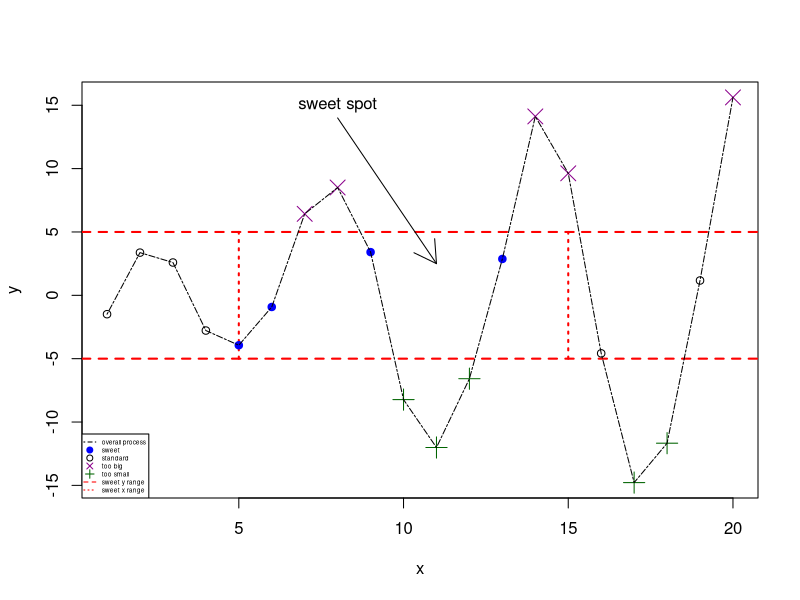

Recreate this plot in R.
#data
x <- 1:20
y <-c(-1.49,3.37,2.59,-2.78,-3.94,-0.92,6.43,8.51,3.41,-8.23,-12.01,-6.58,2.87,14.12,9.63,-4.58,-14.78,-11.67,1.17,15.62)

#plotting

plot(x, y, type="n", main="")

#draw lines
abline(h=c(-5,5), col="red", lty=2, lwd=2)
segments(x0=c(5,15), y0=c(-5,-5), x1=c(5,15), y1=c(5,5),col="red", lty=3, lwd=2)

#draw points
points(x[y>=5], y[y>=5], pch=4, col="darkmagenta", cex=2)
points(x[y<=-5],y[y<=-5],pch=3,col="darkgreen",cex=2)
points(x[(x>=5&x<=15)&(y>-5&y<5)], y[(x>=5&x<=15)&(y>-5&y<5)], pch=19, col="blue")
points(x[(x<5|x>15)&(y>-5&y<5)], y[(x<5|x>15)&(y>-5&y<5)])


lines(x, y, lty=6)
arrows(x0=8, y0=14, x1=11, y1=2.5)
text(x=8, y=15, labels="sweet spot")

legend("bottomleft",legend=c("overall process", "sweet", "standard","too big", "too small", "sweet y range", "sweet x range"),pch=c(NA, 19, 1, 4, 3, NA, NA), lty=c(4, NA, NA, NA, NA, 2, 3),col=c("black", "blue", "black", "darkmagenta", "darkgreen","red", "red"),lwd=c(1, NA, NA, NA, NA, 1, 1), pt.cex=c(NA, 0.8, 0.8, 0.8, 0.8, NA,NA),
       cex=0.4)
